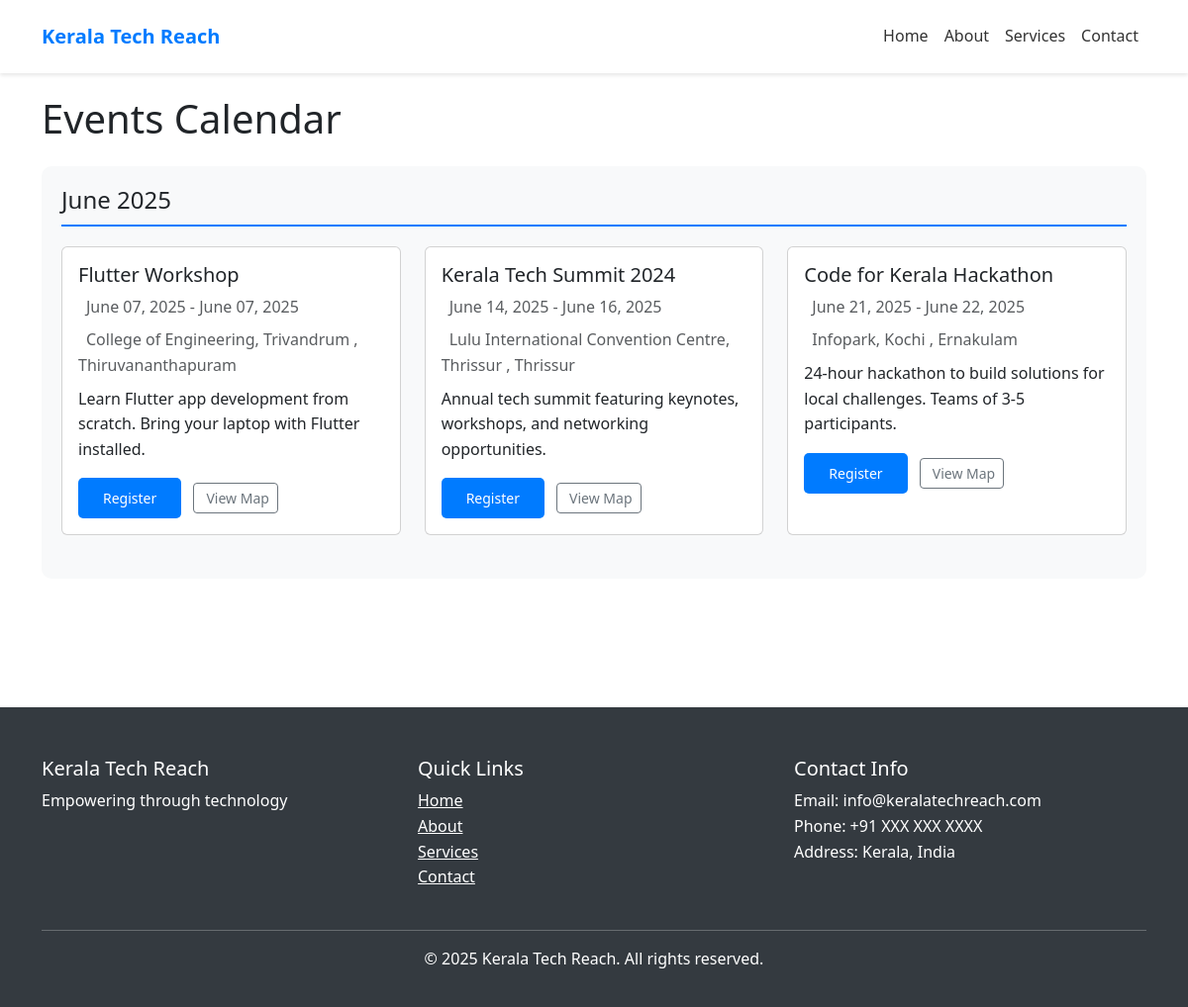
Screenshot of /events/ with the database file from the repository.
### admindashboard/models.py (models this page shows, shortened)
class Event(models.Model):
    name = models.CharField(max_length=255)
    event_start = models.DateTimeField()
    event_end = models.DateTimeField(blank=True, null=True)
    place = models.CharField(max_length=255)
    link = models.URLField(blank=True, null=True)
    description = models.TextField(blank=True, null=True)
    map_link = models.URLField(blank=True, null=True)
    district = models.ForeignKey(District, on_delete=models.SET_NULL, null=True, blank=True)
    category = models.ForeignKey(EventCategory, on_delete=models.SET_NULL, null=True, blank=True)
    updated_at = models.DateTimeField(auto_now=True)
    is_published = models.BooleanField(default=False)
    created_by = models.ForeignKey('UserProfile', on_delete=models.CASCADE)

class District(models.Model):
    name = models.CharField(max_length=100)
    is_active = models.BooleanField(default=True)
    created_by = models.ForeignKey('UserProfile', on_delete=models.CASCADE, related_name='created_districts')
    def __str__(self):
        return self.name

### publicpage/views.py (the view)
# urls.py: path('events/', views.events_list, name='events'),
def events_list(request):
    now = timezone.now()
    events = Event.objects.filter(
        event_start__gte=now,
        is_published=True
    ).order_by('event_start')
    paginator = Paginator(events, 10)  # Show 10 events per page
    page = request.GET.get('page')
    events_page = paginator.get_page(page)
    events_by_month = {}
    for event in events:
        month_key = event.event_start.strftime('%B %Y')
        if month_key not in events_by_month:
            events_by_month[month_key] = []
        events_by_month[month_key].append(event)
    context = {
        'events': events_page,
        'events_by_month': events_by_month,
    }
    return render(request, 'publicpage/events_list.html', context)

### publicpage/templates/publicpage/events_list.html (shortened to what this page needs)
{% extends 'publicpage/base.html' %}
{% block content %}
<div class="container mt-5 pt-5">
    <div class="row">
        <div class="col-12">
            <h1 class="mb-4">Events Calendar</h1>
            {% if events_by_month %}
                {% for month, month_events in events_by_month.items %}
                    <div class="month-section">
                        <h2 class="month-header h4">{{ month }}</h2>
                        <div class="row">
                            {% for event in month_events %}
                                <div class="col-md-6 col-lg-4 mb-4">
                                    <div class="card event-card h-100">
                                        <div class="card-body">
                                            <h5 class="card-title">{{ event.name }}</h5>
                                            <p class="text-muted mb-2">
                                                {{ event.event_start|date:"F d, Y" }}
                                                {% if event.event_end %}
                                                    - {{ event.event_end|date:"F d, Y" }}
                                                {% endif %}
                                            </p>
                                            {% if event.place %}
                                                <p class="text-muted mb-2">
                                                    {{ event.place }}
                                                    {% if event.district %}
                                                        , {{ event.district }}
                                                    {% endif %}
                                                </p>
                                            {% endif %}
                                            <p class="card-text">{{ event.description|truncatewords:30 }}</p>
                                            <div class="mt-3">
                                                {% if event.link %}
                                                    <a href="{{ event.link }}" class="btn btn-primary btn-sm me-2">Register</a>
                                                {% endif %}
                                                {% if event.map_link %}
                                                    <a href="{{ event.map_link }}" class="btn btn-outline-secondary btn-sm" target="_blank">
                                                         View Map
                                                    </a>
                                                {% endif %}
                                            </div>
                                        </div>
                                    </div>
                                </div>
                            {% endfor %}
                        </div>
                    </div>
                {% endfor %}
            {% else %}
                <div class="alert alert-info">
                    <h4 class="alert-heading">No Upcoming Events</h4>
                    <p>There are no upcoming events scheduled at the moment. Please check back later!</p>
                </div>
            {% endif %}
        </div>
    </div>
</div>
{% endblock %}

### publicpage/templates/publicpage/base.html (style rules this page uses)
:root { --primary-color: #007bff; --secondary-color: #6c757d; --accent-color: #28a745; }
body { font-family: 'Segoe UI', Tahoma, Geneva, Verdana, sans-serif; line-height: 1.6; }
.btn-primary { background-color: var(--primary-color); border: none; padding: 10px 25px; border-radius: 5px; transition: transform 0.3s ease; }

### publicpage/templates/publicpage/events_list.html (style rules this page uses)
.event-card { transition: transform 0.3s ease, box-shadow 0.3s ease; }
.month-section { background: #f8f9fa; border-radius: 10px; padding: 20px; margin-bottom: 30px; }
.month-header { border-bottom: 2px solid var(--primary-color); padding-bottom: 10px; margin-bottom: 20px; }

### rows the page displays
Event: month "June 2025", name "Flutter Workshop", event_start "June 07, 2025", event_end "June 07, 2025", place "College of Engineering, Trivandrum", district "Thiruvananthapuram", description "Learn Flutter app development from scratch. Bring your laptop with Flutter installed."
Event: name "Kerala Tech Summit 2024", event_start "June 14, 2025", event_end "June 16, 2025", place "Lulu International Convention Centre, Thrissur", district "Thrissur", description "Annual tech summit featuring keynotes, workshops, and networking opportunities."
Event: name "Code for Kerala Hackathon", event_start "June 21, 2025", event_end "June 22, 2025", place "Infopark, Kochi", district "Ernakulam", description "24-hour hackathon to build solutions for local challenges. Teams of 3-5 participants."
